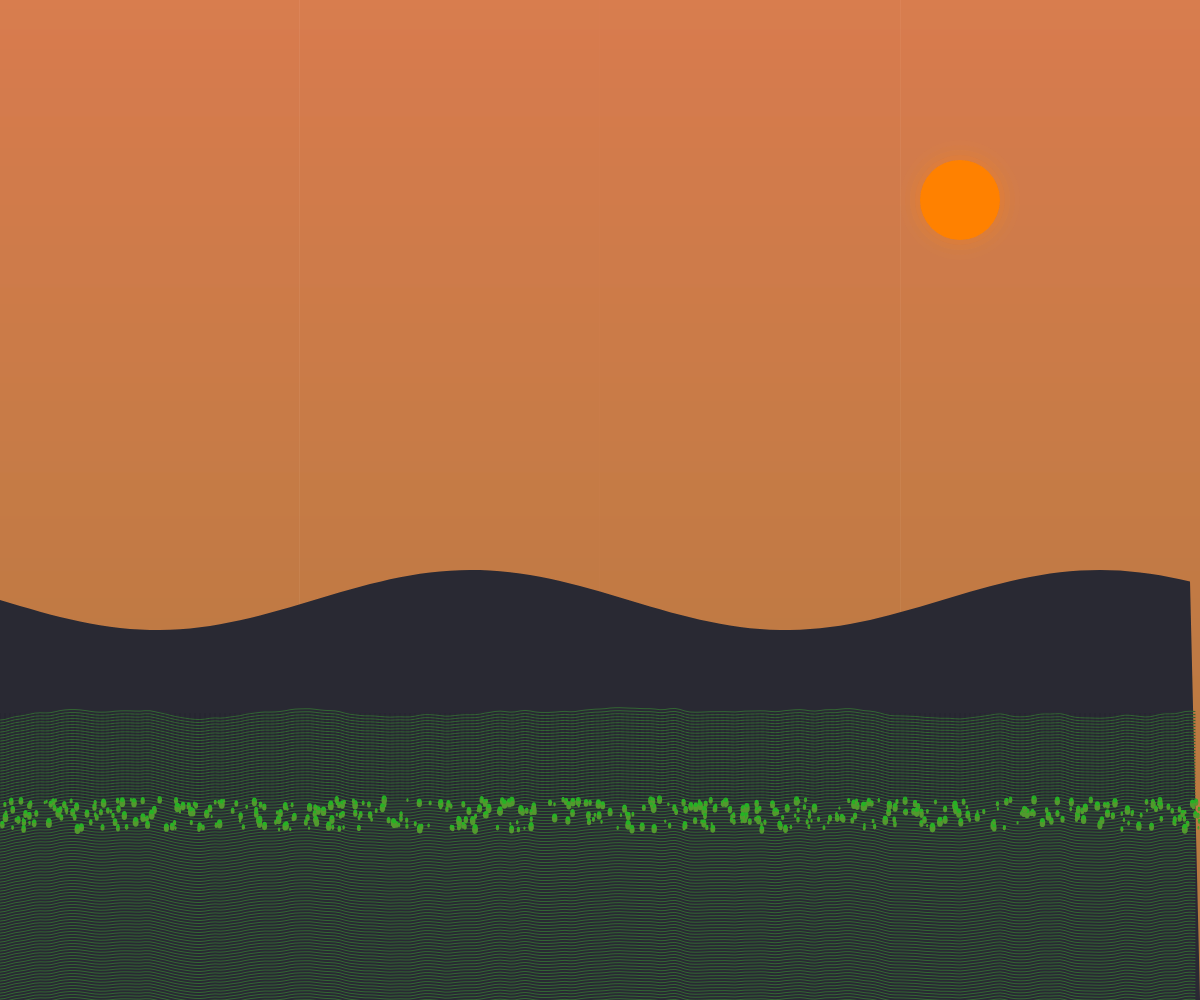
Frame 1 (no input)
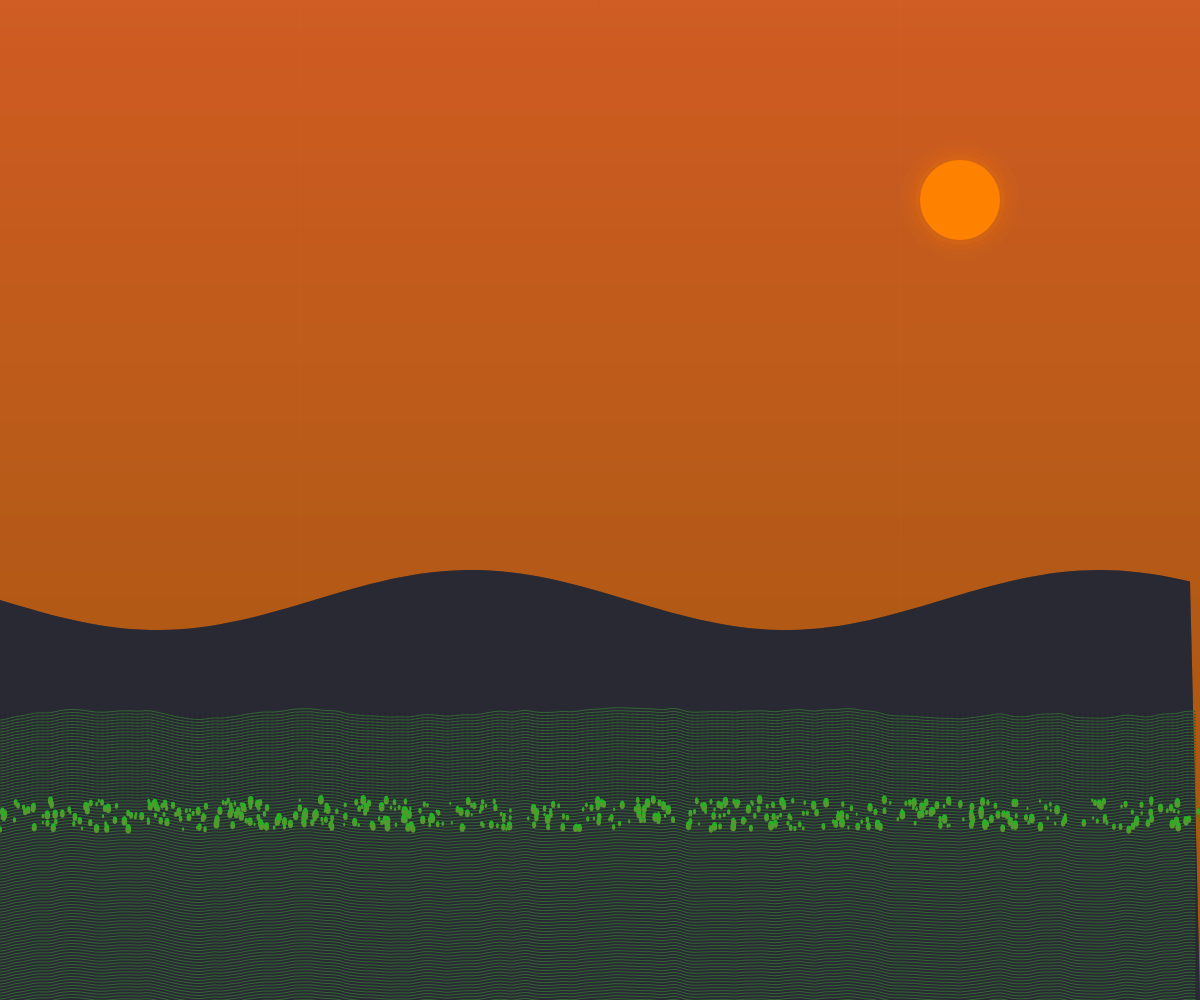
Frame 2 (the mouse pressed at the canvas centre, redrawn once)

The p5.js sketch that drew these frames (run headless with seeded random() and noise() and a simulated clock; the mouse was pressed at the canvas centre and the sketch redrawn once):

// p5.js sketch
// ── sketch.js
function setup() {
  createCanvas(windowWidth, windowHeight);
  colorMode(HSB, 360, 100, 100, 1);
  noLoop();
}

function draw() {
  // Background gradient for sunset
  for (let y = 0; y < height; y++) {
    let inter = map(y, 0, height, 0, 1);
    let c = lerpColor(color(20, 90, 80), color(30, 100, 60), inter);
    stroke(c);
    line(0, y, width, y);
  }

  // Distant mountains with atmospheric mist
  fill(240, 20, 20);
  noStroke();
  beginShape();
  for (let x = 0; x < width; x += 10) {
    let y = height * 0.6 + sin(x / 100) * 30;
    vertex(x, y);
  }
  vertex(width, height);
  vertex(0, height);
  endShape(CLOSE);

  // Foreground fields with rolling hills
  stroke(120, 50, 40);
  noFill();
  for (let y = height * 0.7; y < height; y += 3) {
    beginShape();
    for (let x = 0; x < width; x += 5) {
      let yoff = map(y, height * 0.7, height, 0, 1);
      let n = noise(x * 0.01, yoff * 0.01) * 30;
      vertex(x, y + n);
    }
    endShape();
  }

  // Plant tufts in foreground
  noStroke();
  for (let i = 0; i < 500; i++) {
    let x = random(width);
    let y = height * 0.8 + random(30);
    let sz = random(2, 6);
    fill(100, 70, 60);
    ellipse(x, y, sz, sz * 1.5);
    fill(120, 80, 70);
    ellipse(x, y - sz/2, sz * 0.8, sz * 0.8);
  }

  // Dramatic shadows
  for (let x = 0; x < width; x += 5) {
    let yoff = map(x, 0, width, 0, 1);
    let n = noise(yoff * 0.01) * 20;
    let shadowHeight = height * 0.7 + n;
    stroke(0, 0, 0, 0.1);
    line(x, height * 0.8, x, shadowHeight);
  }

  // Sun
  fill(30, 100, 100);
  noStroke();
  ellipse(width * 0.8, height * 0.2, 80, 80);

  // Sun glow
  for (let i = 0; i < 5; i++) {
    let r = 80 + i * 10;
    fill(30, 100, 100, 0.1 - i * 0.02);
    ellipse(width * 0.8, height * 0.2, r, r);
  }
}
